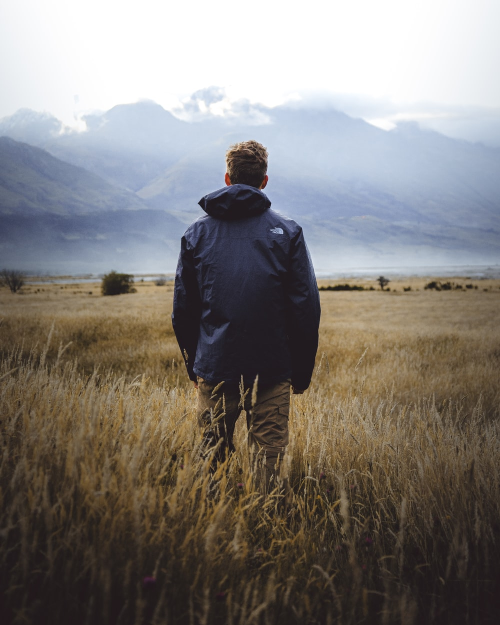
#> input picture joining_images/test.jpeg, 1000 x 1250 px (shown at 1/2 size)
$ python stackimages.py
#> lines starting #> are read from the running program, lines starting #| are printed output that depends on the picture
### joining_images/stackImages.py
# Importing the python module used
from cv2 import cv2
import numpy as np

# Defining the function to scale the images and join images of different genres
def stackImages(scale,imgArray):
    rows = len(imgArray)
    cols = len(imgArray[0])
    rowsAvailable = isinstance(imgArray[0], list)
    width = imgArray[0][0].shape[1]
    height = imgArray[0][0].shape[0]
    if rowsAvailable:
        for x in range ( 0, rows):
            for y in range(0, cols):
                if imgArray[x][y].shape[:2] == imgArray[0][0].shape [:2]:
                    imgArray[x][y] = cv2.resize(imgArray[x][y], (0, 0), None, scale, scale)
                else:
                    imgArray[x][y] = cv2.resize(imgArray[x][y], (imgArray[0][0].shape[1], imgArray[0][0].shape[0]), None, scale, scale)
                if len(imgArray[x][y].shape) == 2: imgArray[x][y]= cv2.cvtColor( imgArray[x][y], cv2.COLOR_GRAY2BGR)
        imageBlank = np.zeros((height, width, 3), np.uint8)
        hor = [imageBlank]*rows
        for x in range(0, rows):
            hor[x] = np.hstack(imgArray[x])
        ver = np.vstack(hor)
    else:
        for x in range(0, rows):
            if imgArray[x].shape[:2] == imgArray[0].shape[:2]:
                imgArray[x] = cv2.resize(imgArray[x], (0, 0), None, scale, scale)
            else:
                imgArray[x] = cv2.resize(imgArray[x], (imgArray[0].shape[1], imgArray[0].shape[0]), None,scale, scale)
            if len(imgArray[x].shape) == 2: imgArray[x] = cv2.cvtColor(imgArray[x], cv2.COLOR_GRAY2BGR)
        hor= np.hstack(imgArray)
        ver = hor
    return ver


### joining_images/stackimages.py
# Importing the python modules
from cv2 import cv2
import numpy as np
from stackImages import stackImages

# Loading and converting the image in different genres
img = cv2.imread('test.jpeg')
#> img is the input picture: shape (1250, 1000, 3); mean B, G, R 122, 125.7, 130.3
imgGray = cv2.cvtColor(img,cv2.COLOR_BGR2GRAY)
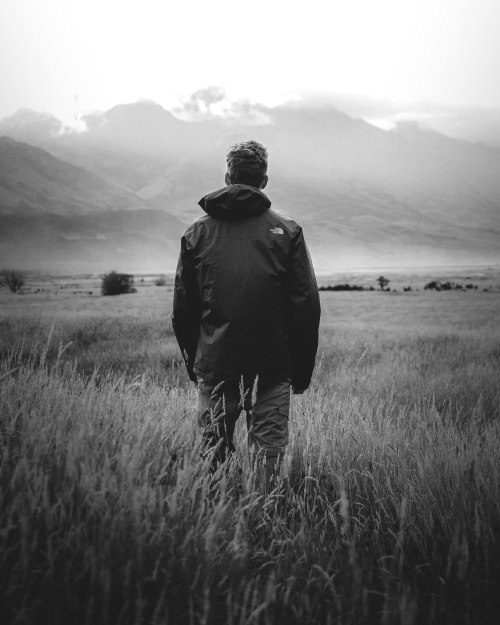
#> imgGray: shape (1250, 1000) (shown at 1/2 size); min 6, max 255, mean 126.6

# Implementing our stackImages function
imgStack = stackImages(0.25,([img,imgGray,img],[imgGray,img,imgGray]))
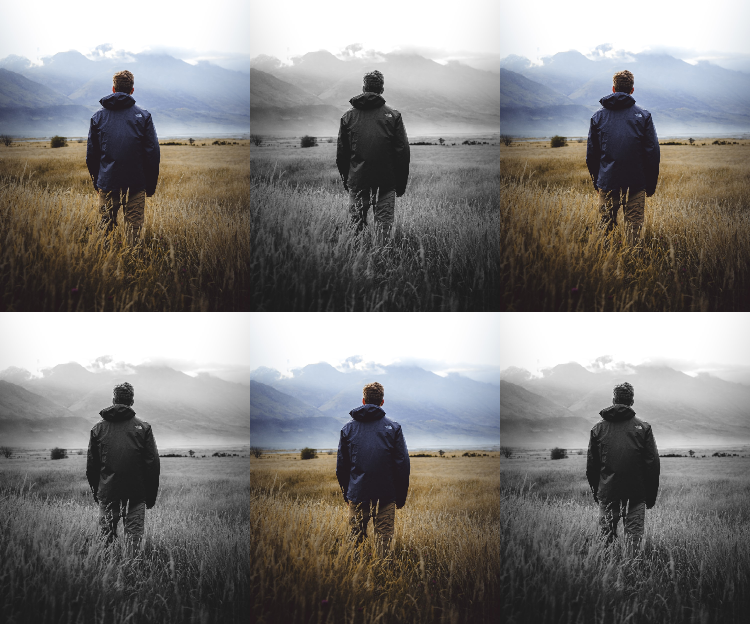
#> imgStack: shape (624, 750, 3); mean B, G, R 124.3, 126.1, 128.4

# SHowing the stacked images
cv2.imshow("ImageStack",imgStack)
cv2.waitKey(0)
